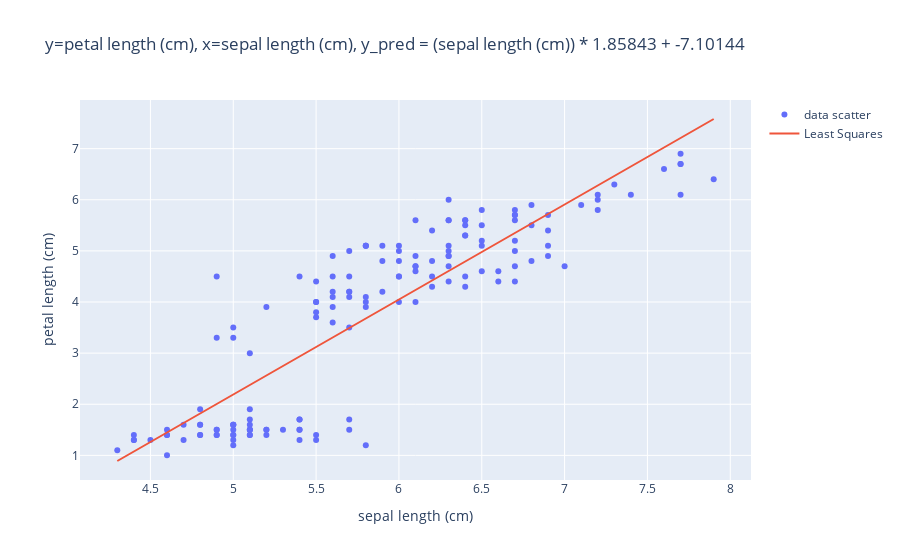

The code cell stored with this chart in its notebook:
### Code cell
# Just for fun, let's see how well can sepal length approxiate petal length
dia.plot_lstsq(x = "sepal length (cm)", target = "petal length (cm)", add_bias=True)

### Figure 1 — Plotly figure (JSON) as saved in the notebook; plotly's stock layout.template omitted (floating-point values rounded to 4 significant figures; data arrays with more than 128 entries replaced by an {"elided": "..."} marker saying what was removed)
{"data": [{"mode": "markers", "name": "data scatter", "type": "scatter", "x": {"elided": "150 float values"}, "y": {"elided": "150 float values"}}, {"mode": "lines", "name": "Least Squares", "type": "scatter", "x": {"elided": "150 float values"}, "y": {"elided": "150 float values"}}], "layout": {"title": {"text": "y=petal length (cm), x=sepal length (cm), y_pred = (sepal length (cm)) * 1.85843 + -7.10144"}, "xaxis": {"title": {"text": "sepal length (cm)"}}, "yaxis": {"title": {"text": "petal length (cm)"}}}}
